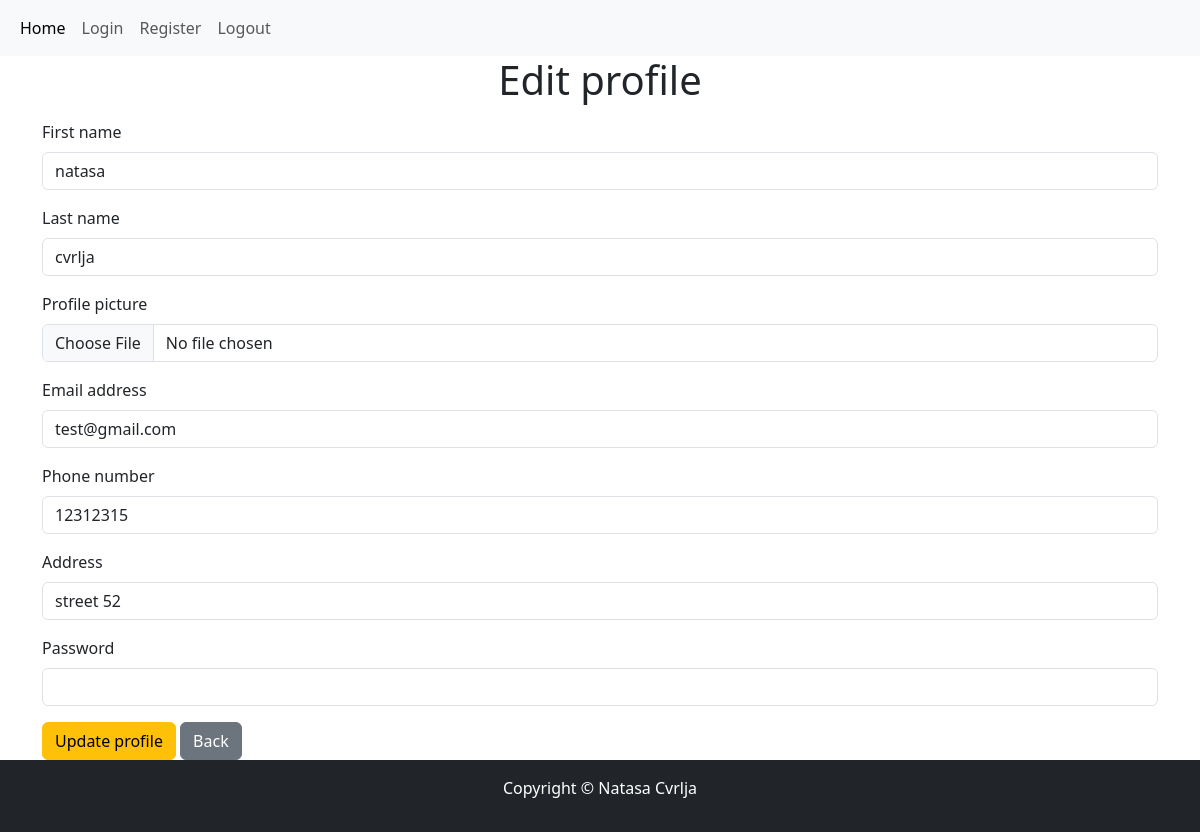
The page /edit.php?id=9 on the database its author committed.
### tables this page shows
CREATE TABLE `users` (
  `id` int(11) NOT NULL,
  `firstName` varchar(50) NOT NULL,
  `lastName` varchar(50) NOT NULL,
  `email` varchar(70) NOT NULL,
  `phoneNumb` int(15) NOT NULL,
  `address` varchar(80) NOT NULL,
  `picture` varchar(80) NOT NULL,
  `password` varchar(255) NOT NULL,
  `status` varchar(30) DEFAULT 'user'
);

### edit.php (the view, shortened to what this page needs)
<?php
    require_once "db_connect.php";
    $id = $_GET["id"];
    $sql = "SELECT * FROM users WHERE id = $id";
    $result = mysqli_query($connect, $sql);
    $row = mysqli_fetch_assoc($result);
    $backBtn = "home.php";
?>
<!doctype html>
<html lang="en">
    <head>
        <link href="https://cdn.jsdelivr.net/npm/bootstrap@5.3.0/dist/css/bootstrap.min.css" rel="stylesheet">
    </head>
    <body>
    <nav class="navbar navbar-expand-lg bg-body-tertiary" >
        <div class="container-fluid">
            <ul class="navbar-nav me-auto mb-2 mb-lg-0" >
            <li class="nav-item">
                    <a class="nav-link active" aria-current="page" href="home.php" >Home</a>
                </li>
                <li class="nav-item">
                    <a class="nav-link" href="login.php" >Login</a>
                </li>
                <li class="nav-item">
          <a class="nav-link" href="register.php">Register</a>
        </li>
                <li class="nav-item">
                    <a class="nav-link" href="logout.php?logout">Logout</a >
                </li>
            </ul>
        </div>
    </nav>
<div class="container">
            <h1 class="text-center">Edit profile</h1>
            <form method="post" autocomplete="off" enctype="multipart/form-data">
                <div class="mb-3 mt-3">
                    <label for="fname" class="form-label">First name</label>
                    <input type="text" class="form-control" id="fname" name="fname" placeholder="First name" value="<?= $row["firstName"] ?>">
               </div>
                <div class="mb-3">
                    <label for="lname" class="form-label">Last name</label>
                    <input type="text" class="form-control" id="lname" name="lname" placeholder="Last name" value="<?= $row["lastName"] ?>">
               </div>
                <div class="mb-3">
                    <label for="picture" class="form-label">Profile picture</label>
                    <input type="file" class="form-control" id="picture" name="picture">
                </div>
                <div class="mb-3">
                    <label for="email" class="form-label">Email address</label>
                    <input type="email" class="form-control" id="email" name="email" placeholder="Email address" value="<?= $row["email"] ?>">
               </div>
                <div class="mb-3">
                    <label for="phonen" class="form-label">Phone number</label>
                    <input type="text" class="form-control" id="phonen" name="phonen" placeholder="Phone number" value="<?= $row["phoneNumb"] ?>">
                </div>
                <div class="mb-3">
                    <label for="address" class="form-label">Address</label>
                    <input type="text" class="form-control" id="address" name="address" placeholder="Address" value="<?= $row["address"] ?>">
                </div>
                <div class="mb-3">
                    <label for="password" class="form-label">Password</label>
                    <input type="password" class="form-control" id="password" name="password">
              </div>
                <button name="update" type="submit" class="btn btn-warning">Update profile</button>
                <a href="<?= $backBtn ?>" class="btn btn-secondary">Back</a>
            </form>
        </div>
        <footer>
        <div stlye="height: 20px; width: 100%;" class="text-center py-3 bg-dark ">
            <p style="color: white;">Copyright © Natasa Cvrlja</p>
        </div>
    </footer>
    </body>
</html>

### rows shown on the page
users: fname "natasa", lname "cvrlja", email "test@gmail.com", phonen "12312315", address "street 52"
